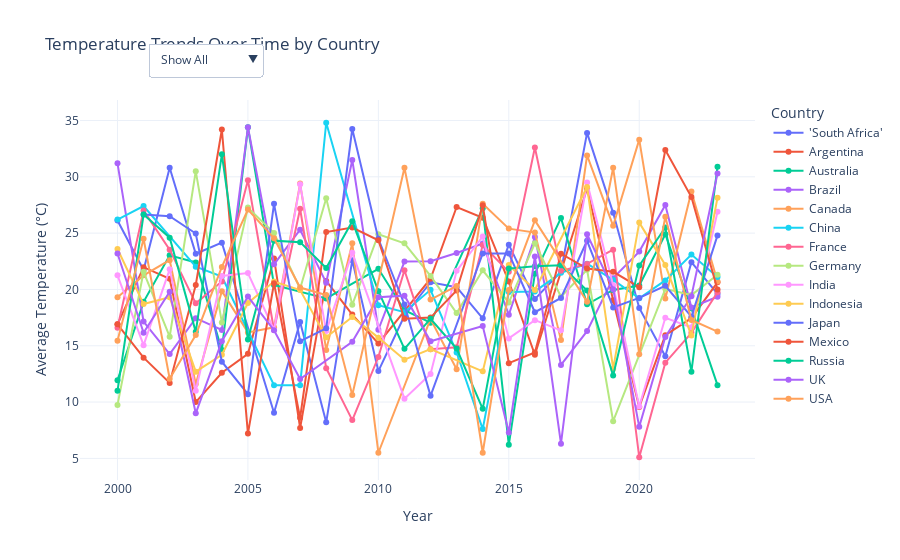

The notebook cell saved with this chart:
### Markdown cell above
# Hypothesis: "Average temperature has increased over the years." 

* Visualization: Line chart showing temperature trends per country

### Code cell
import pandas as pd
import plotly.graph_objects as go

# Assuming df is your original DataFrame containing the data
# Group by 'Country' and 'Year' and calculate the average temperature for each combination
df_avg_temp = df.groupby(['Country', 'Year'], as_index=False)['Avg_Temperature_degC'].mean()

# Create the base figure
fig = go.Figure()

# Add a line trace for each country
countries = df_avg_temp['Country'].unique()
for country in countries:
    country_data = df_avg_temp[df_avg_temp['Country'] == country]
    fig.add_trace(go.Scatter(x=country_data['Year'], y=country_data['Avg_Temperature_degC'],
                             mode='lines+markers', name=country))

# Update layout for better interactivity
fig.update_layout(
    title="Temperature Trends Over Time by Country",
    xaxis=dict(title="Year", showgrid=True),
    yaxis=dict(title="Average Temperature (°C)", showgrid=True),
    hovermode="x unified",  # Show all values for a given year on hover
    legend_title="Country",
    template="plotly_white",  # Clean background for better visibility
)

# Add a dropdown menu to filter by country
fig.update_layout(
    updatemenus=[
        dict(
            buttons=[
                dict(
                    args=[{"visible": [True] * len(countries)}],
                    label="Show All",
                    method="update"
                ),
                *[
                    dict(
                        args=[{"visible": [country == selected_country for country in countries]}],
                        label=selected_country,
                        method="update"
                    )
                    for selected_country in countries
                ]
            ],
            direction="down",
            showactive=True,
            active=0,
            x=0.1,
            xanchor="left",
            y=1.15,
            yanchor="top"
        )
    ]
)

# Show the interactive plot
fig.show()

### Figure 1 — Plotly figure (JSON) as saved in the notebook; plotly's stock layout.template omitted (floating-point values rounded to 4 significant figures)
{"data": [{"mode": "lines+markers", "name": "'South Africa'", "type": "scatter", "x": [2000, 2001, 2002, 2003, 2004, 2006, 2007, 2008, 2009, 2010, 2011, 2012, 2013, 2014, 2015, 2016, 2017, 2018, 2019, 2020, 2021, 2022, 2023], "y": [26.11, 21.72, 30.8, 23.17, 24.15, 9.05, 17.1, 8.2, 22.6, 12.75, 17.67, 20.64, 20.2, 17.43, 23.98, 19.14, 21.6, 33.9, 26.8, 18.36, 14.07, 22.42, 19.6]}, {"mode": "lines+markers", "name": "Argentina", "type": "scatter", "x": [2000, 2001, 2002, 2003, 2004, 2005, 2006, 2007, 2008, 2009, 2010, 2012, 2013, 2014, 2015, 2016, 2018, 2019, 2020, 2021, 2022, 2023], "y": [16.9, 21.98, 20.95, 10, 12.6, 14.28, 22.75, 7.7, 20.76, 17.77, 15.2, 20.95, 27.32, 26.37, 20.7, 14.2, 28.97, 19.03, 9.567, 15.93, 17.45, 20.63]}, {"mode": "lines+markers", "name": "Australia", "type": "scatter", "x": [2000, 2001, 2002, 2003, 2004, 2005, 2006, 2008, 2010, 2011, 2012, 2014, 2015, 2016, 2017, 2018, 2019, 2020, 2021, 2022, 2023], "y": [11.93, 18.9, 23.02, 22.4, 14.62, 34.4, 20.4, 19.2, 21.83, 18.16, 17.05, 27.2, 6.2, 21.4, 26.35, 18.68, 19.96, 20.35, 24.9, 18.33, 11.5]}, {"mode": "lines+markers", "name": "Brazil", "type": "scatter", "x": [2000, 2001, 2002, 2003, 2004, 2005, 2006, 2007, 2008, 2009, 2010, 2011, 2012, 2013, 2014, 2015, 2016, 2017, 2018, 2019, 2020, 2021, 2022, 2023], "y": [31.2, 17.15, 14.27, 17.45, 16.4, 34.4, 22.23, 25.3, 20.6, 31.5, 16.42, 22.47, 22.5, 23.23, 24.07, 17.75, 24.66, 13.3, 16.3, 21, 23.36, 27.5, 18.4, 19.35]}, {"mode": "lines+markers", "name": "Canada", "type": "scatter", "x": [2000, 2001, 2002, 2003, 2004, 2005, 2006, 2007, 2008, 2009, 2010, 2012, 2013, 2014, 2015, 2016, 2017, 2018, 2019, 2020, 2021, 2022, 2023], "y": [19.3, 21.25, 22.6, 11.6, 19.85, 16.19, 16.63, 29.4, 14.63, 24.1, 5.5, 17.38, 12.92, 27.6, 25.4, 25.05, 15.5, 31.9, 25.65, 33.3, 19.2, 28.7, 20.7]}, {"mode": "lines+markers", "name": "China", "type": "scatter", "x": [2000, 2001, 2003, 2004, 2006, 2007, 2008, 2010, 2011, 2012, 2013, 2014, 2015, 2016, 2017, 2018, 2019, 2020, 2021, 2022, 2023], "y": [26.2, 27.4, 22.02, 21.14, 11.5, 11.5, 34.8, 18.6, 17.98, 19.97, 14.4, 7.6, 19.77, 19.82, 21.48, 22.28, 20.85, 19.22, 20.8, 23.1, 21.1]}, {"mode": "lines+markers", "name": "France", "type": "scatter", "x": [2000, 2001, 2002, 2003, 2004, 2005, 2006, 2007, 2008, 2009, 2010, 2011, 2012, 2013, 2014, 2015, 2016, 2017, 2018, 2019, 2020, 2021, 2022, 2023], "y": [16.6, 27, 23.53, 18.77, 20.7, 29.7, 16.4, 27.17, 13, 8.4, 14, 21.7, 14.7, 14.87, 23.94, 21.56, 32.6, 21.65, 22.27, 23.53, 5.1, 13.5, 16.15, 19.75]}, {"mode": "lines+markers", "name": "Germany", "type": "scatter", "x": [2000, 2001, 2002, 2003, 2004, 2005, 2006, 2007, 2008, 2009, 2010, 2011, 2012, 2013, 2014, 2015, 2016, 2017, 2018, 2019, 2021, 2022, 2023], "y": [9.75, 21.57, 15.8, 30.5, 17.07, 27.27, 25, 20.06, 28.1, 18.63, 24.9, 24.1, 21.2, 17.9, 21.7, 18.83, 24.1, 19.35, 21.75, 8.3, 20.05, 19.5, 21.3]}, {"mode": "lines+markers", "name": "India", "type": "scatter", "x": [2000, 2001, 2002, 2003, 2004, 2005, 2006, 2007, 2008, 2009, 2011, 2012, 2013, 2014, 2015, 2016, 2017, 2018, 2019, 2020, 2021, 2022, 2023], "y": [21.25, 15.05, 21.78, 11, 21.2, 21.45, 16.4, 29.33, 16.3, 23.25, 10.3, 12.5, 21.65, 24.7, 15.65, 17.27, 16.37, 29.5, 20.38, 9.6, 17.48, 16.63, 26.9]}, {"mode": "lines+markers", "name": "Indonesia", "type": "scatter", "x": [2000, 2001, 2002, 2003, 2004, 2005, 2006, 2007, 2008, 2009, 2010, 2011, 2012, 2014, 2015, 2016, 2018, 2019, 2020, 2021, 2022, 2023], "y": [23.59, 18.7, 19.3, 12.7, 14.2, 18.8, 20.7, 19.94, 15.75, 17.55, 15.72, 13.77, 14.7, 12.72, 22.17, 19.95, 29.1, 12.97, 25.93, 22.17, 15.9, 28.15]}, {"mode": "lines+markers", "name": "Japan", "type": "scatter", "x": [2001, 2002, 2003, 2004, 2005, 2006, 2007, 2008, 2009, 2010, 2011, 2012, 2014, 2015, 2016, 2017, 2018, 2019, 2020, 2021, 2022, 2023], "y": [26.65, 26.5, 24.97, 13.58, 10.7, 27.6, 15.4, 16.55, 34.25, 24.5, 18.67, 10.55, 23.2, 23.2, 17.98, 19.24, 24.32, 18.4, 19.25, 20.32, 17.58, 24.8]}, {"mode": "lines+markers", "name": "Mexico", "type": "scatter", "x": [2000, 2001, 2002, 2003, 2004, 2005, 2006, 2007, 2008, 2009, 2010, 2011, 2012, 2013, 2014, 2015, 2016, 2017, 2018, 2019, 2020, 2021, 2022, 2023], "y": [16.9, 13.94, 11.7, 20.4, 34.2, 7.2, 20.55, 8.6, 25.1, 25.5, 24.37, 17.4, 17.5, 19.9, 27.47, 13.45, 14.4, 23.18, 21.85, 21.57, 20.2, 32.38, 28.2, 20]}, {"mode": "lines+markers", "name": "Russia", "type": "scatter", "x": [2000, 2001, 2002, 2003, 2004, 2005, 2006, 2007, 2008, 2009, 2010, 2011, 2012, 2013, 2014, 2015, 2016, 2017, 2018, 2019, 2020, 2021, 2022, 2023], "y": [11, 26.65, 24.6, 16.23, 32, 15.55, 24.33, 24.2, 21.9, 26.05, 19.85, 14.72, 17.4, 14.75, 9.4, 21.85, 22.07, 22.15, 19.9, 12.35, 22.11, 25.5, 12.7, 30.9]}, {"mode": "lines+markers", "name": "UK", "type": "scatter", "x": [2000, 2001, 2002, 2003, 2004, 2005, 2006, 2007, 2009, 2010, 2011, 2012, 2014, 2015, 2016, 2017, 2018, 2019, 2020, 2021, 2022, 2023], "y": [23.19, 16.15, 19.8, 9, 15.4, 19.37, 16.38, 12.05, 15.35, 19.3, 19.45, 15.4, 16.75, 7.3, 22.93, 6.3, 24.9, 20.02, 7.8, 15.78, 19.4, 30.3]}, {"mode": "lines+markers", "name": "USA", "type": "scatter", "x": [2000, 2001, 2002, 2003, 2004, 2005, 2006, 2007, 2008, 2009, 2011, 2012, 2013, 2014, 2015, 2016, 2018, 2019, 2020, 2021, 2022, 2023], "y": [15.44, 24.5, 12.07, 15.95, 22, 27.1, 24.54, 20.17, 19.5, 10.62, 30.8, 19.1, 20.3, 5.5, 19.94, 26.13, 18.9, 30.8, 14.25, 26.45, 17.29, 16.26]}], "layout": {"hovermode": "x unified", "legend": {"title": {"text": "Country"}}, "title": {"text": "Temperature Trends Over Time by Country"}, "updatemenus": [{"active": 0, "buttons": [{"args": [{"visible": [true, true, true, true, true, true, true, true, true, true, true, true, true, true, true]}], "label": "Show All", "method": "update"}, {"args": [{"visible": [true, false, false, false, false, false, false, false, false, false, false, false, false, false, false]}], "label": "'South Africa'", "method": "update"}, {"args": [{"visible": [false, true, false, false, false, false, false, false, false, false, false, false, false, false, false]}], "label": "Argentina", "method": "update"}, {"args": [{"visible": [false, false, true, false, false, false, false, false, false, false, false, false, false, false, false]}], "label": "Australia", "method": "update"}, {"args": [{"visible": [false, false, false, true, false, false, false, false, false, false, false, false, false, false, false]}], "label": "Brazil", "method": "update"}, {"args": [{"visible": [false, false, false, false, true, false, false, false, false, false, false, false, false, false, false]}], "label": "Canada", "method": "update"}, {"args": [{"visible": [false, false, false, false, false, true, false, false, false, false, false, false, false, false, false]}], "label": "China", "method": "update"}, {"args": [{"visible": [false, false, false, false, false, false, true, false, false, false, false, false, false, false, false]}], "label": "France", "method": "update"}, {"args": [{"visible": [false, false, false, false, false, false, false, true, false, false, false, false, false, false, false]}], "label": "Germany", "method": "update"}, {"args": [{"visible": [false, false, false, false, false, false, false, false, true, false, false, false, false, false, false]}], "label": "India", "method": "update"}, {"args": [{"visible": [false, false, false, false, false, false, false, false, false, true, false, false, false, false, false]}], "label": "Indonesia", "method": "update"}, {"args": [{"visible": [false, false, false, false, false, false, false, false, false, false, true, false, false, false, false]}], "label": "Japan", "method": "update"}, {"args": [{"visible": [false, false, false, false, false, false, false, false, false, false, false, true, false, false, false]}], "label": "Mexico", "method": "update"}, {"args": [{"visible": [false, false, false, false, false, false, false, false, false, false, false, false, true, false, false]}], "label": "Russia", "method": "update"}, {"args": [{"visible": [false, false, false, false, false, false, false, false, false, false, false, false, false, true, false]}], "label": "UK", "method": "update"}, {"args": [{"visible": [false, false, false, false, false, false, false, false, false, false, false, false, false, false, true]}], "label": "USA", "method": "update"}], "direction": "down", "showactive": true, "x": 0.1, "xanchor": "left", "y": 1.15, "yanchor": "top"}], "xaxis": {"showgrid": true, "title": {"text": "Year"}}, "yaxis": {"showgrid": true, "title": {"text": "Average Temperature (°C)"}}}}
